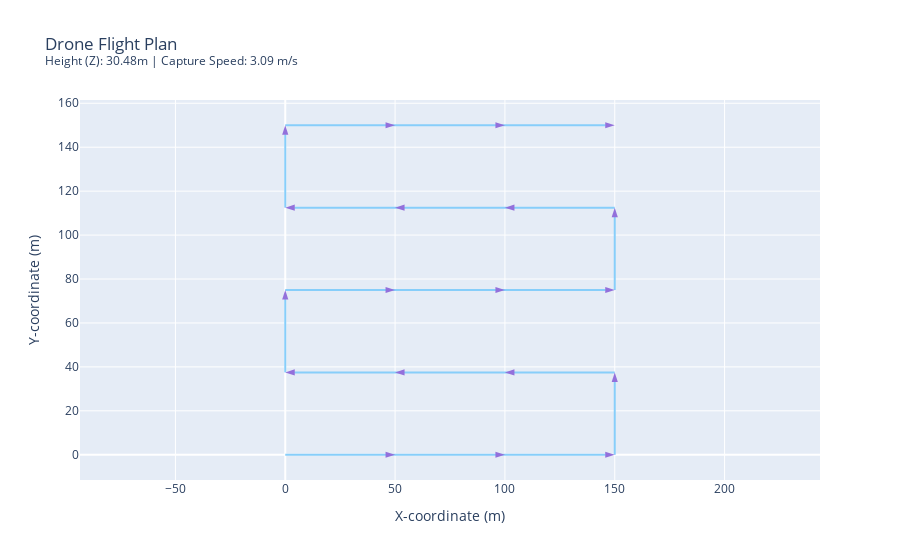

The notebook cell saved with this chart:
### Markdown cell above
### <font color='sienna'>Ablation 6: Minimal Overlap & Sidelap</font>

*   **Change:** Reduce `dataset_spec.overlap` and `dataset_spec.sidelap` to a minimal value (0.01 , 1%). Keep other parameters at baseline.
*   **Observation:** The flight grid becomes extremely sparse. Both horizontal and vertical distances between waypoints are maximized, approaching the full size of the image footprint. Very few waypoints are generated.
*   **Reasoning:** With very little required overlap, the drone can travel almost the full width/height of the area captured in one photo before needing to take the next one. This maximizes the spacing between waypoints.
*   **Implication:** While drastically reducing photo count and flight time, such minimal overlap is insufficient for reliable map stitching or 3D model generation in photogrammetry. It demonstrates the lower limit of coverage but highlights why higher overlaps are standard practice for quality results.

### Code cell
# Ablation 6 Code
print("\nAblation 6: Minimal Overlap/Sidelap (1%)")
camera_abl6 = copy.deepcopy(camera_x10)
dataset_spec_abl6 = copy.deepcopy(dataset_spec)
dataset_spec_abl6.overlap = 0.01 # Set overlap to 1%
dataset_spec_abl6.sidelap = 0.01 # Set sidelap to 1%

plan_abl6 = generate_photo_plan_on_grid(camera_abl6, dataset_spec_abl6)
print(f"Generated {len(plan_abl6)} waypoints.")
fig_abl6 = plot_photo_plan(plan_abl6)
fig_abl6.show()

### Figure 1 — Plotly figure (JSON) as saved in the notebook; plotly's stock layout.template omitted (floating-point values rounded to 4 significant figures)
{"data": [{"line": {"color": "LightSkyBlue", "width": 2}, "marker": {"angleref": "previous", "color": "MediumPurple", "size": 10, "symbol": "arrow"}, "mode": "lines+markers", "name": "Flight Path", "type": "scatter", "x": [0, 50, 100, 150, 150, 100, 50, 0, 0, 50, 100, 150, 150, 100, 50, 0, 0, 50, 100, 150], "y": [0, 0, 0, 0, 37.5, 37.5, 37.5, 37.5, 75, 75, 75, 75, 112.5, 112.5, 112.5, 112.5, 150, 150, 150, 150]}], "layout": {"hovermode": "closest", "title": {"text": "Drone Flight Plan<br><sup>Height (Z): 30.48m | Capture Speed: 3.09 m/s</sup>"}, "xaxis": {"title": {"text": "X-coordinate (m)"}}, "yaxis": {"scaleanchor": "x", "scaleratio": 1, "title": {"text": "Y-coordinate (m)"}}}}
